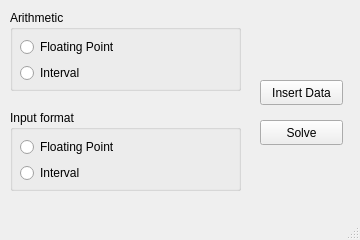
<?xml version="1.0" encoding="UTF-8"?>
<ui version="4.0">
 <class>MainWindow</class>
 <widget class="QMainWindow" name="MainWindow">
  <property name="geometry">
   <rect>
    <x>0</x>
    <y>0</y>
    <width>360</width>
    <height>240</height>
   </rect>
  </property>
  <property name="sizePolicy">
   <sizepolicy hsizetype="Fixed" vsizetype="Fixed">
    <horstretch>0</horstretch>
    <verstretch>0</verstretch>
   </sizepolicy>
  </property>
  <property name="minimumSize">
   <size>
    <width>360</width>
    <height>240</height>
   </size>
  </property>
  <property name="maximumSize">
   <size>
    <width>360</width>
    <height>240</height>
   </size>
  </property>
  <property name="windowTitle">
   <string>Bairstow method</string>
  </property>
  <widget class="QWidget" name="centralwidget">
   <widget class="QGroupBox" name="arithmeticGroupBox">
    <property name="geometry">
     <rect>
      <x>10</x>
      <y>10</y>
      <width>231</width>
      <height>81</height>
     </rect>
    </property>
    <property name="title">
     <string>Arithmetic</string>
    </property>
    <widget class="QWidget" name="verticalLayoutWidget">
     <property name="geometry">
      <rect>
       <x>0</x>
       <y>20</y>
       <width>231</width>
       <height>61</height>
      </rect>
     </property>
     <layout class="QVBoxLayout" name="verticalLayout">
      <property name="leftMargin">
       <number>10</number>
      </property>
      <item>
       <spacer name="verticalSpacer">
        <property name="orientation">
         <enum>Qt::Vertical</enum>
        </property>
        <property name="sizeHint" stdset="0">
         <size>
          <width>20</width>
          <height>40</height>
         </size>
        </property>
       </spacer>
      </item>
      <item>
       <widget class="QRadioButton" name="arithmetic_FP_radioButton">
        <property name="text">
         <string>Floating Point</string>
        </property>
       </widget>
      </item>
      <item>
       <widget class="QRadioButton" name="arithmetic_Inter_radioButton">
        <property name="text">
         <string>Interval</string>
        </property>
       </widget>
      </item>
      <item>
       <spacer name="verticalSpacer_2">
        <property name="orientation">
         <enum>Qt::Vertical</enum>
        </property>
        <property name="sizeHint" stdset="0">
         <size>
          <width>20</width>
          <height>40</height>
         </size>
        </property>
       </spacer>
      </item>
     </layout>
    </widget>
   </widget>
   <widget class="QGroupBox" name="input_groupBox">
    <property name="geometry">
     <rect>
      <x>10</x>
      <y>110</y>
      <width>231</width>
      <height>81</height>
     </rect>
    </property>
    <property name="title">
     <string>Input format</string>
    </property>
    <widget class="QWidget" name="verticalLayoutWidget_2">
     <property name="geometry">
      <rect>
       <x>0</x>
       <y>20</y>
       <width>231</width>
       <height>61</height>
      </rect>
     </property>
     <layout class="QVBoxLayout" name="verticalLayout_2">
      <property name="leftMargin">
       <number>10</number>
      </property>
      <item>
       <spacer name="verticalSpacer_3">
        <property name="orientation">
         <enum>Qt::Vertical</enum>
        </property>
        <property name="sizeHint" stdset="0">
         <size>
          <width>20</width>
          <height>40</height>
         </size>
        </property>
       </spacer>
      </item>
      <item>
       <widget class="QRadioButton" name="input_FP_radioButton">
        <property name="text">
         <string>Floating Point</string>
        </property>
       </widget>
      </item>
      <item>
       <widget class="QRadioButton" name="input_Inter_radioButton">
        <property name="text">
         <string>Interval</string>
        </property>
       </widget>
      </item>
      <item>
       <spacer name="verticalSpacer_4">
        <property name="orientation">
         <enum>Qt::Vertical</enum>
        </property>
        <property name="sizeHint" stdset="0">
         <size>
          <width>20</width>
          <height>40</height>
         </size>
        </property>
       </spacer>
      </item>
     </layout>
    </widget>
   </widget>
   <widget class="QPushButton" name="insert_pushButton">
    <property name="geometry">
     <rect>
      <x>260</x>
      <y>80</y>
      <width>83</width>
      <height>25</height>
     </rect>
    </property>
    <property name="styleSheet">
     <string notr="true"/>
    </property>
    <property name="text">
     <string>Insert Data</string>
    </property>
   </widget>
   <widget class="QPushButton" name="solve_pushButton">
    <property name="geometry">
     <rect>
      <x>260</x>
      <y>120</y>
      <width>83</width>
      <height>25</height>
     </rect>
    </property>
    <property name="styleSheet">
     <string notr="true"/>
    </property>
    <property name="text">
     <string>Solve</string>
    </property>
   </widget>
  </widget>
  <widget class="QStatusBar" name="statusbar"/>
 </widget>
 <resources/>
 <connections/>
</ui>
